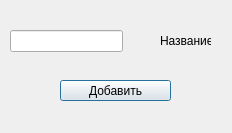
<?xml version="1.0" encoding="UTF-8"?>
<ui version="4.0">
 <class>AddFactory</class>
 <widget class="QDialog" name="AddFactory">
  <property name="geometry">
   <rect>
    <x>0</x>
    <y>0</y>
    <width>232</width>
    <height>133</height>
   </rect>
  </property>
  <property name="windowTitle">
   <string>Добавить завод</string>
  </property>
  <widget class="QPushButton" name="btnAddFct">
   <property name="geometry">
    <rect>
     <x>60</x>
     <y>80</y>
     <width>111</width>
     <height>21</height>
    </rect>
   </property>
   <property name="text">
    <string>Добавить</string>
   </property>
  </widget>
  <widget class="QLabel" name="label">
   <property name="geometry">
    <rect>
     <x>160</x>
     <y>30</y>
     <width>51</width>
     <height>21</height>
    </rect>
   </property>
   <property name="text">
    <string>Название</string>
   </property>
  </widget>
  <widget class="QLineEdit" name="inpName">
   <property name="geometry">
    <rect>
     <x>10</x>
     <y>30</y>
     <width>113</width>
     <height>22</height>
    </rect>
   </property>
  </widget>
 </widget>
 <resources/>
 <connections/>
</ui>
